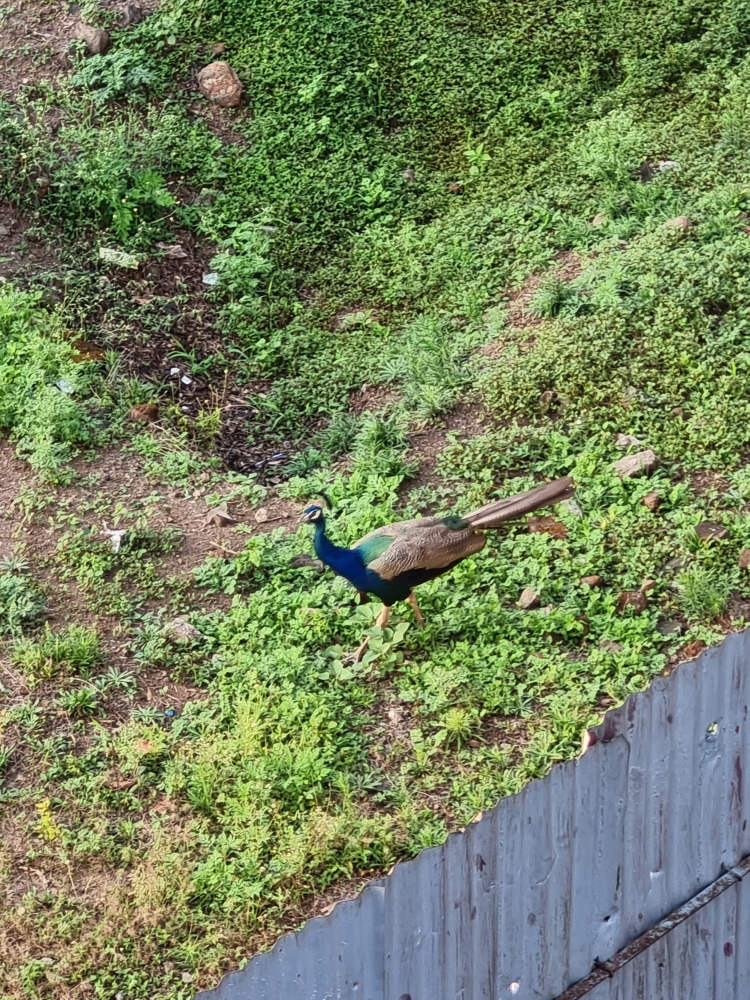
#> input picture peacock.jpg, 3000 x 4000 px (shown at 1/4 size)
$ python Asg1.py
#> lines starting #> are read from the running program, lines starting #| are printed output that depends on the picture
import numpy as np
import matplotlib.pyplot as plt
from PIL import Image

img = Image.open("peacock.jpg")
#> img is the input picture: PIL image 3000x4000 RGB; mean R, G, B 116.5, 130.5, 93.2

M = np.asarray(img)
# print(M)

plt.figure(figsize=(12, 12))

plt.subplot(221)
plt.imshow(M)
plt.title("Original Image")

plt.subplot(222)

plt.imshow(M[:, :, 0], cmap='Reds', vmin=0, vmax=255)
plt.title("Red Channel")
plt.subplot(223)

plt.imshow(M[:, :, 1], cmap='Greens', vmin=0, vmax=255)
plt.title("Green Channel")
plt.subplot(224)

plt.imshow(M[:, :, 2], cmap='Blues', vmin=0, vmax=255)
plt.title("Blue Channel")

plt.show()
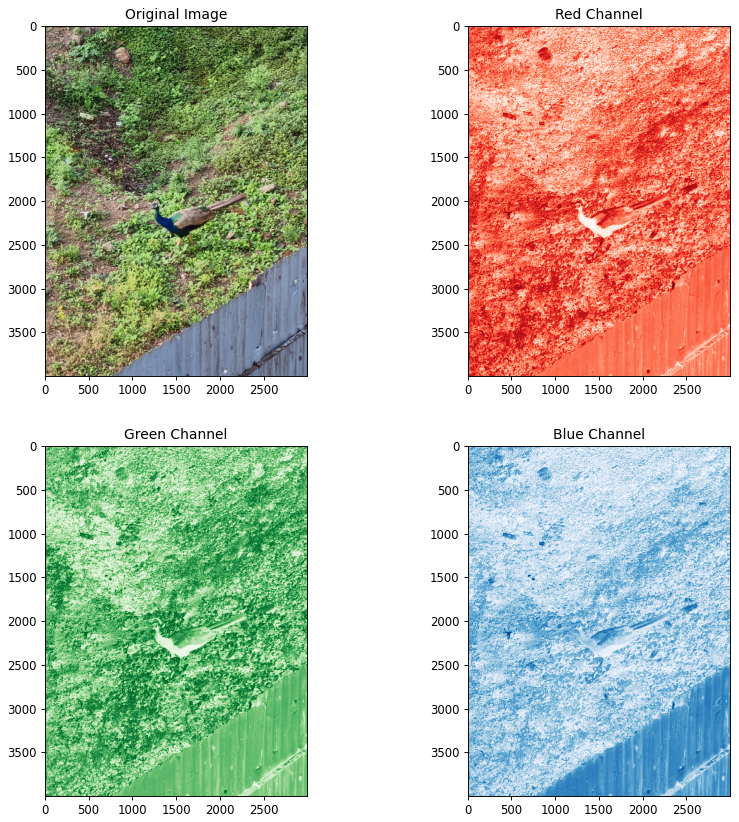
#> figure drawn by matplotlib, 4 panels

$ run again, with image.jpg copied over peacock.jpg
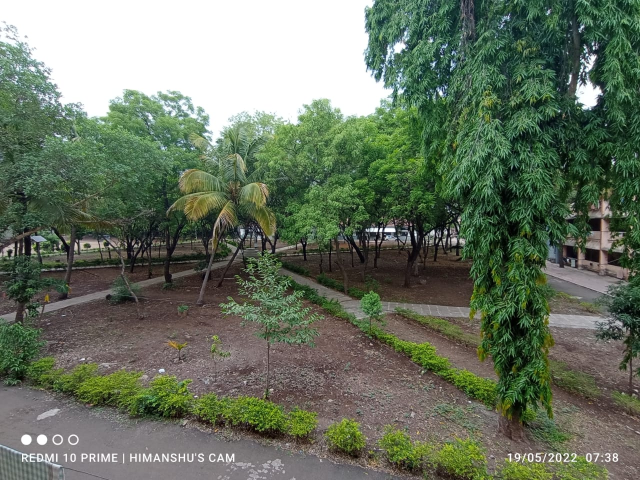
#> input picture image.jpg, 1280 x 960 px (shown at 1/2 size)
#> img is the input picture: PIL image 1280x960 RGB; mean R, G, B 104.3, 115.5, 97.3
#> `plt.show()`:
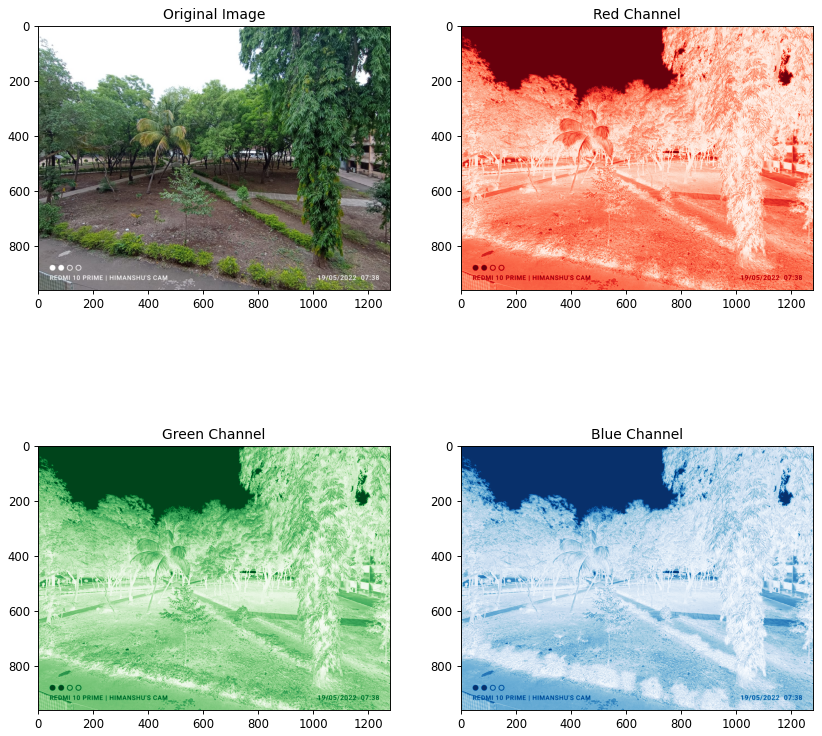
#> figure drawn by matplotlib, 4 panels
